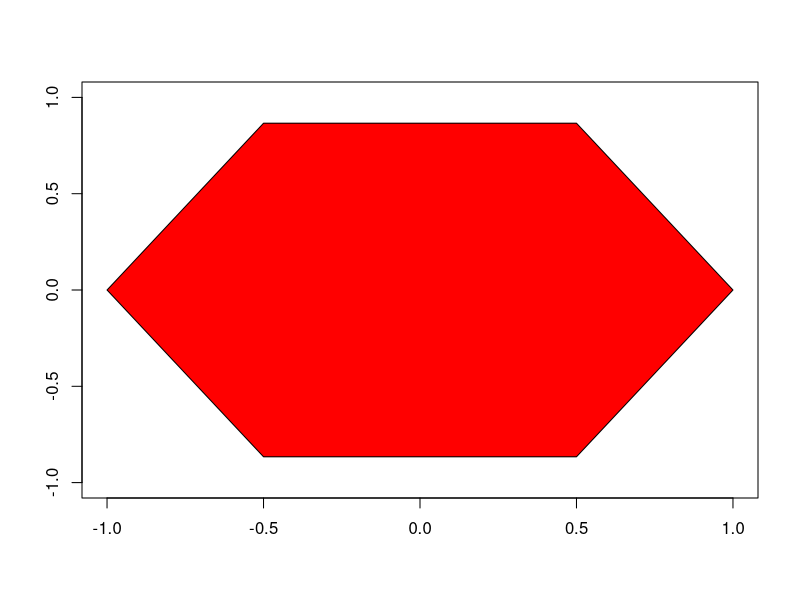
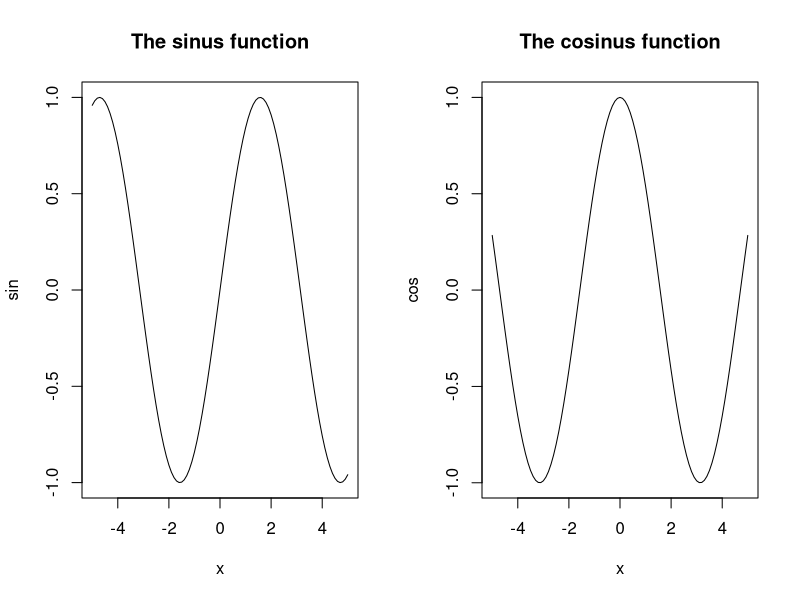
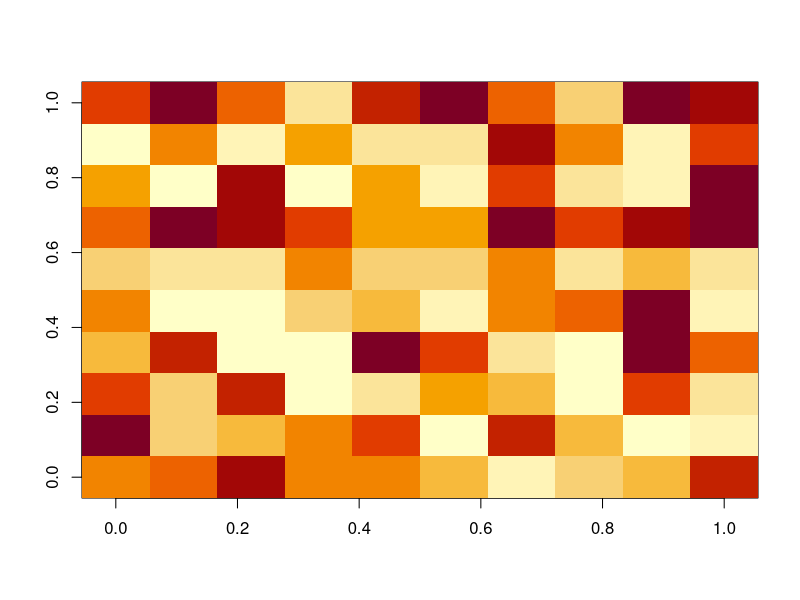
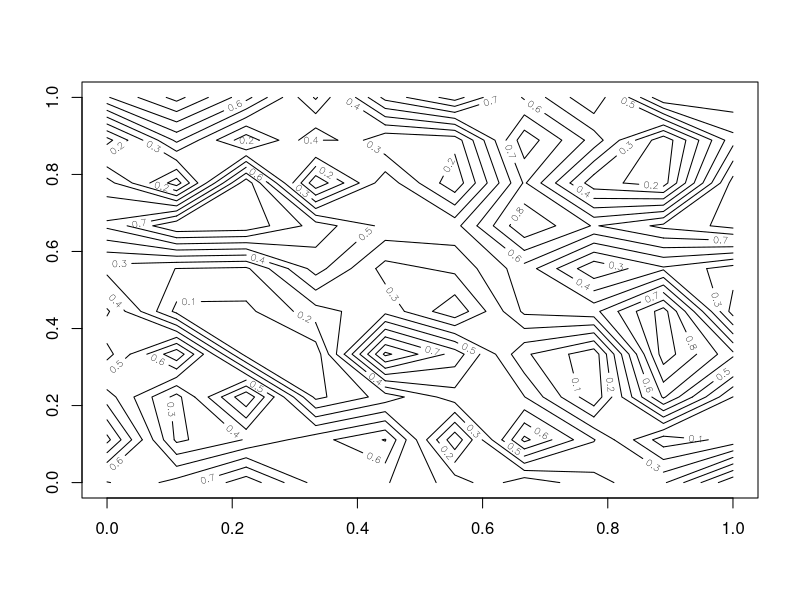
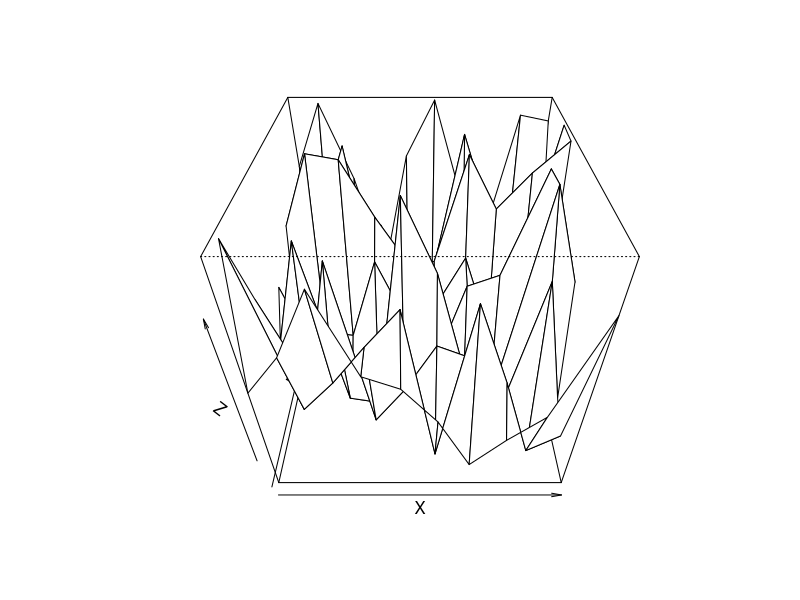

Source code (R) for these figures, in order:
phi <- seq(0, 2*pi, length.out=7)
x <- cos(phi)
y <- sin(phi)

plot(NA,NA,xlim=c(-1,1), ylim=c(-1,1), type='n', xlab='',ylab='')
polygon(x,y,col='red')

#op check
op <- par(mfrow=c(1,2))

plot(sin, -5, 5, main='The sinus function')
plot(cos, -5, 5, main='The cosinus function')

par(op)

#3D Graphics

X <- matrix(runif(100),10,10)
image(X)
contour(X)
persp(X, phi=40)
